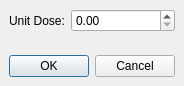
<ui version="4.0" >
 <class>GasDose</class>
 <widget class="QDialog" name="GasDose" >
  <property name="geometry" >
   <rect>
    <x>0</x>
    <y>0</y>
    <width>176</width>
    <height>86</height>
   </rect>
  </property>
  <property name="windowTitle" >
   <string>Change Unit Dose</string>
  </property>
  <property name="modal" >
   <bool>true</bool>
  </property>
  <layout class="QGridLayout" >
   <property name="margin" >
    <number>9</number>
   </property>
   <property name="spacing" >
    <number>6</number>
   </property>
   <item row="0" column="0" >
    <layout class="QVBoxLayout" >
     <property name="margin" >
      <number>0</number>
     </property>
     <property name="spacing" >
      <number>6</number>
     </property>
     <item>
      <layout class="QHBoxLayout" >
       <property name="margin" >
        <number>0</number>
       </property>
       <property name="spacing" >
        <number>6</number>
       </property>
       <item>
        <widget class="QLabel" name="lUnitDose" >
         <property name="text" >
          <string>Unit Dose:</string>
         </property>
        </widget>
       </item>
       <item>
        <widget class="QDoubleSpinBox" name="dsbUnitDose" >
         <property name="sizePolicy" >
          <sizepolicy>
           <hsizetype>1</hsizetype>
           <vsizetype>0</vsizetype>
           <horstretch>1</horstretch>
           <verstretch>0</verstretch>
          </sizepolicy>
         </property>
        </widget>
       </item>
      </layout>
     </item>
     <item>
      <spacer>
       <property name="orientation" >
        <enum>Qt::Vertical</enum>
       </property>
       <property name="sizeHint" >
        <size>
         <width>20</width>
         <height>40</height>
        </size>
       </property>
      </spacer>
     </item>
     <item>
      <widget class="QDialogButtonBox" name="buttonBox" >
       <property name="orientation" >
        <enum>Qt::Horizontal</enum>
       </property>
       <property name="standardButtons" >
        <set>QDialogButtonBox::Cancel|QDialogButtonBox::NoButton|QDialogButtonBox::Ok</set>
       </property>
      </widget>
     </item>
    </layout>
   </item>
  </layout>
 </widget>
 <resources/>
 <connections/>
</ui>
